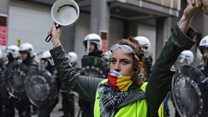
#> input picture 2018-12-10/11.jpg, 208 x 117 px, found by its file name
$ python images.py
#> lines starting #> are read from the running program, lines starting #| are printed output that depends on the picture; long printed decimals are rounded
from PIL import Image


def calculate(image1, image2):
    g = image1.histogram()
    s = image2.histogram()
    assert len(g) == len(s), "error"

    data = []

    for index in range(0, len(g)):
        if g[index] != s[index]:
            data.append(1 - abs(g[index] - s[index]) / max(g[index], s[index]))
        else:
            data.append(1)

    return sum(data) / len(g)


def split_image(image, part_size):
    pw, ph = part_size
    w, h = image.size

    sub_image_list = []

    assert w % pw == h % ph == 0, "error"

    for i in range(0, w, pw):
        for j in range(0, h, ph):
            sub_image = image.crop((i, j, i + pw, j + ph)).copy()
            sub_image_list.append(sub_image)

    return sub_image_list


def classfiy_histogram_with_split(image1, image2, size=(256, 256), part_size=(64, 64)):
    '''
     'image1' 和 'image2' 都是Image 对象.
     可以通过'Image.open(path)'进行创建。
     'size' 重新将 image 对象的尺寸进行重置，默认大小为256 * 256 .
     'part_size' 定义了分割图片的大小.默认大小为64*64 .
     返回值是 'image1' 和 'image2'对比后的相似度，相似度越高，图片越接近，达到100.0说明图片完全相同。
    '''
    img1 = image1.resize(size).convert("RGB")
    sub_image1 = split_image(img1, part_size)

    img2 = image2.resize(size).convert("RGB")
    sub_image2 = split_image(img2, part_size)

    sub_data = 0
    for im1, im2 in zip(sub_image1, sub_image2):
        sub_data += calculate(im1, im2)

    x = size[0] / part_size[0]
    y = size[1] / part_size[1]

    pre = round((sub_data / (x * y)), 6)
    print(pre * 100)
    return pre * 100


if __name__ == '__main__':
    image1 = Image.open("D://images/11.jpg")
#> image1 is the input picture: PIL image 208x117 RGB; mean R, G, B 81.7, 82.4, 80.4
    image2 = Image.open("D://images/12.jpg")
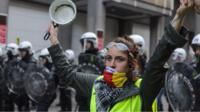
#> input picture 2018-12-10/12.jpg, 200 x 112 px, found by its file name
#> image2 is the input picture: PIL image 200x112 RGB; mean R, G, B 81.9, 82.3, 80.7
    classfiy_histogram_with_split(image1, image2)
#> in classfiy_histogram_with_split, `img1 = image1.resize(size).convert("RGB")`:
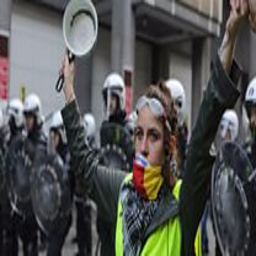
#> img1: PIL image 256x256 RGB; mean R, G, B 81.7, 82.4, 80.4
#> after the loop in split_image, `for i in range(0, w, pw):`: sub_image_list = 16 items
#> the loop in classfiy_histogram_with_split, `for im1, im2 in zip(sub_image1, sub_image2):` made 16 passes
#> sub_data on passes 1 to 12: 0.825, 1.48, 2.2, 2.97, 3.69, 4.38, 5.09, 5.79, 6.56, 7.25, 7.93, 8.66
#> after the loop in classfiy_histogram_with_split, `for im1, im2 in zip(sub_image1, sub_image2):`: sub_data = 11.58
#> in classfiy_histogram_with_split, `pre = round((sub_data / (x * y)), 6)`: pre = 0.724
#| 72.3784
    image1 = Image.open("D://images/8.jpg")
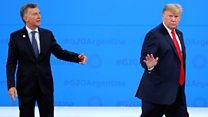
#> input picture 2018-12-10/8.jpg, 208 x 117 px, found by its file name
#> image1 is the input picture: PIL image 208x117 RGB; mean R, G, B 48.3, 111.9, 178.6
    image2 = Image.open("D://images/9.jpg")
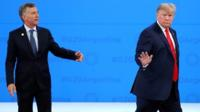
#> input picture 2018-12-10/9.jpg, 200 x 112 px, found by its file name
#> image2 is the input picture: PIL image 200x112 RGB; mean R, G, B 47.2, 111.7, 177.7
    classfiy_histogram_with_split(image1, image2)
#> the loop in classfiy_histogram_with_split (call 2), `for im1, im2 in zip(sub_image1, sub_image2):` made 16 passes
#> sub_data on passes 1 to 12: 0.637, 1.22, 1.92, 2.48, 3.44, 4.07, 4.65, 5.1, 5.94, 6.55, 7.18, 7.69
#| 62.328
    image1 = Image.open("D://images/1.jpg")
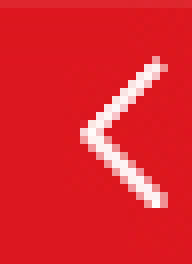
#> input picture 2018-12-10/1.jpg, 24 x 33 px, found by its file name (shown 8 times larger)
#> image1 is the input picture: PIL image 24x33 RGB; mean R, G, B 222.7, 37.9, 45.9
    image2 = Image.open("D://images/6.jpg")
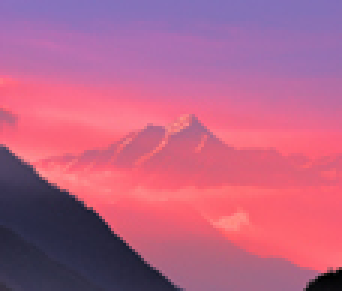
#> input picture 2018-12-10/6.jpg, 114 x 97 px, found by its file name (shown 3 times larger)
#> image2 is the input picture: PIL image 114x97 RGB; mean R, G, B 184.5, 98, 133.5
    classfiy_histogram_with_split(image1, image2)
#> call 3 of classfiy_histogram_with_split, with size = (256, 256), part_size = (64, 64)
#> in classfiy_histogram_with_split (call 3), `img2 = image2.resize(size).convert("RGB")`:
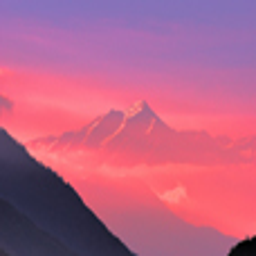
#> img2: PIL image 256x256 RGB; mean R, G, B 184.5, 98, 133.5
#> the loop in classfiy_histogram_with_split (call 3), `for im1, im2 in zip(sub_image1, sub_image2):` made 16 passes
#> sub_data on passes 1 to 12: 0.801, 1.58, 2.03, 2.91, 3.75, 4.12, 4.46, 4.95, 5.72, 5.99, 6.35, 6.88
#> after the loop in classfiy_histogram_with_split (call 3), `for im1, im2 in zip(sub_image1, sub_image2):`: sub_data = 8.24
#> in classfiy_histogram_with_split (call 3), `pre = round((sub_data / (x * y)), 6)`: pre = 0.515
#| 51.4766
    image1 = Image.open("D://images/9.jpg")
#> (the run stopped early here; a loop or call above may not have finished)
